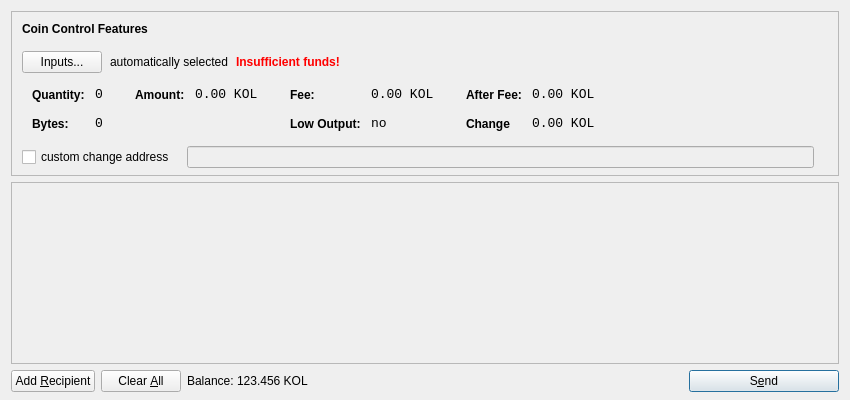
<?xml version="1.0" encoding="UTF-8"?>
<ui version="4.0">
 <class>SendCoinsDialog</class>
 <widget class="QDialog" name="SendCoinsDialog">
  <property name="geometry">
   <rect>
    <x>0</x>
    <y>0</y>
    <width>850</width>
    <height>400</height>
   </rect>
  </property>
  <property name="windowTitle">
   <string>Send Coins</string>
  </property>
  <layout class="QVBoxLayout" name="verticalLayout" stretch="0,1,0">
   <property name="bottomMargin">
    <number>8</number>
   </property>
   <item>
    <widget class="QFrame" name="frameCoinControl">
     <property name="sizePolicy">
      <sizepolicy hsizetype="Expanding" vsizetype="Expanding">
       <horstretch>0</horstretch>
       <verstretch>0</verstretch>
      </sizepolicy>
     </property>
     <property name="maximumSize">
      <size>
       <width>16777215</width>
       <height>16777215</height>
      </size>
     </property>
     <property name="frameShape">
      <enum>QFrame::StyledPanel</enum>
     </property>
     <property name="frameShadow">
      <enum>QFrame::Sunken</enum>
     </property>
     <layout class="QVBoxLayout" name="verticalLayoutCoinControl2">
      <property name="spacing">
       <number>-1</number>
      </property>
      <property name="leftMargin">
       <number>0</number>
      </property>
      <property name="topMargin">
       <number>0</number>
      </property>
      <property name="rightMargin">
       <number>0</number>
      </property>
      <property name="bottomMargin">
       <number>6</number>
      </property>
      <item>
       <layout class="QVBoxLayout" name="verticalLayoutCoinControl" stretch="0,0,0,0,1">
        <property name="spacing">
         <number>0</number>
        </property>
        <property name="leftMargin">
         <number>10</number>
        </property>
        <property name="topMargin">
         <number>10</number>
        </property>
        <item>
         <layout class="QHBoxLayout" name="horizontalLayoutCoinControl1">
          <property name="bottomMargin">
           <number>15</number>
          </property>
          <item>
           <widget class="QLabel" name="labelCoinControlFeatures">
            <property name="sizePolicy">
             <sizepolicy hsizetype="Preferred" vsizetype="Maximum">
              <horstretch>0</horstretch>
              <verstretch>0</verstretch>
             </sizepolicy>
            </property>
            <property name="font">
             <font>
              <weight>75</weight>
              <bold>true</bold>
             </font>
            </property>
            <property name="styleSheet">
             <string notr="true">font-weight:bold;</string>
            </property>
            <property name="text">
             <string>Coin Control Features</string>
            </property>
           </widget>
          </item>
         </layout>
        </item>
        <item>
         <layout class="QHBoxLayout" name="horizontalLayoutCoinControl2" stretch="0,0,0,0">
          <property name="spacing">
           <number>8</number>
          </property>
          <property name="bottomMargin">
           <number>10</number>
          </property>
          <item>
           <widget class="QPushButton" name="pushButtonCoinControl">
            <property name="styleSheet">
             <string notr="true"/>
            </property>
            <property name="text">
             <string>Inputs...</string>
            </property>
           </widget>
          </item>
          <item>
           <widget class="QLabel" name="labelCoinControlAutomaticallySelected">
            <property name="text">
             <string>automatically selected</string>
            </property>
            <property name="margin">
             <number>5</number>
            </property>
           </widget>
          </item>
          <item>
           <widget class="QLabel" name="labelCoinControlInsuffFunds">
            <property name="font">
             <font>
              <weight>75</weight>
              <bold>true</bold>
             </font>
            </property>
            <property name="styleSheet">
             <string notr="true">color:red;font-weight:bold;</string>
            </property>
            <property name="text">
             <string>Insufficient funds!</string>
            </property>
            <property name="margin">
             <number>5</number>
            </property>
           </widget>
          </item>
          <item>
           <spacer name="horizontalSpacerCoinControl">
            <property name="orientation">
             <enum>Qt::Horizontal</enum>
            </property>
            <property name="sizeHint" stdset="0">
             <size>
              <width>40</width>
              <height>1</height>
             </size>
            </property>
           </spacer>
          </item>
         </layout>
        </item>
        <item>
         <widget class="QWidget" name="widgetCoinControl" native="true">
          <property name="sizePolicy">
           <sizepolicy hsizetype="Preferred" vsizetype="Preferred">
            <horstretch>0</horstretch>
            <verstretch>0</verstretch>
           </sizepolicy>
          </property>
          <property name="minimumSize">
           <size>
            <width>0</width>
            <height>0</height>
           </size>
          </property>
          <property name="styleSheet">
           <string notr="true"/>
          </property>
          <layout class="QHBoxLayout" name="horizontalLayoutCoinControl5">
           <property name="margin">
            <number>0</number>
           </property>
           <item>
            <layout class="QHBoxLayout" name="horizontalLayoutCoinControl3" stretch="0,0,0,1">
             <property name="spacing">
              <number>20</number>
             </property>
             <property name="topMargin">
              <number>0</number>
             </property>
             <property name="bottomMargin">
              <number>10</number>
             </property>
             <item>
              <layout class="QFormLayout" name="formLayoutCoinControl1">
               <property name="horizontalSpacing">
                <number>10</number>
               </property>
               <property name="verticalSpacing">
                <number>14</number>
               </property>
               <property name="leftMargin">
                <number>10</number>
               </property>
               <property name="topMargin">
                <number>4</number>
               </property>
               <property name="rightMargin">
                <number>6</number>
               </property>
               <item row="0" column="0">
                <widget class="QLabel" name="labelCoinControlQuantityText">
                 <property name="styleSheet">
                  <string notr="true">font-weight:bold;</string>
                 </property>
                 <property name="text">
                  <string>Quantity:</string>
                 </property>
                 <property name="margin">
                  <number>0</number>
                 </property>
                </widget>
               </item>
               <item row="0" column="1">
                <widget class="QLabel" name="labelCoinControlQuantity">
                 <property name="font">
                  <font>
                   <family>Monospace</family>
                   <pointsize>10</pointsize>
                  </font>
                 </property>
                 <property name="cursor">
                  <cursorShape>IBeamCursor</cursorShape>
                 </property>
                 <property name="contextMenuPolicy">
                  <enum>Qt::ActionsContextMenu</enum>
                 </property>
                 <property name="text">
                  <string>0</string>
                 </property>
                 <property name="margin">
                  <number>0</number>
                 </property>
                 <property name="textInteractionFlags">
                  <set>Qt::LinksAccessibleByMouse|Qt::TextSelectableByKeyboard|Qt::TextSelectableByMouse</set>
                 </property>
                </widget>
               </item>
               <item row="1" column="0">
                <widget class="QLabel" name="labelCoinControlBytesText">
                 <property name="styleSheet">
                  <string notr="true">font-weight:bold;</string>
                 </property>
                 <property name="text">
                  <string>Bytes:</string>
                 </property>
                </widget>
               </item>
               <item row="1" column="1">
                <widget class="QLabel" name="labelCoinControlBytes">
                 <property name="font">
                  <font>
                   <family>Monospace</family>
                   <pointsize>10</pointsize>
                  </font>
                 </property>
                 <property name="cursor">
                  <cursorShape>IBeamCursor</cursorShape>
                 </property>
                 <property name="contextMenuPolicy">
                  <enum>Qt::ActionsContextMenu</enum>
                 </property>
                 <property name="text">
                  <string>0</string>
                 </property>
                 <property name="textInteractionFlags">
                  <set>Qt::LinksAccessibleByMouse|Qt::TextSelectableByKeyboard|Qt::TextSelectableByMouse</set>
                 </property>
                </widget>
               </item>
              </layout>
             </item>
             <item>
              <layout class="QFormLayout" name="formLayoutCoinControl2">
               <property name="horizontalSpacing">
                <number>10</number>
               </property>
               <property name="verticalSpacing">
                <number>14</number>
               </property>
               <property name="leftMargin">
                <number>6</number>
               </property>
               <property name="topMargin">
                <number>4</number>
               </property>
               <property name="rightMargin">
                <number>6</number>
               </property>
               <item row="0" column="0">
                <widget class="QLabel" name="labelCoinControlAmountText">
                 <property name="styleSheet">
                  <string notr="true">font-weight:bold;</string>
                 </property>
                 <property name="text">
                  <string>Amount:</string>
                 </property>
                 <property name="margin">
                  <number>0</number>
                 </property>
                </widget>
               </item>
               <item row="0" column="1">
                <widget class="QLabel" name="labelCoinControlAmount">
                 <property name="font">
                  <font>
                   <family>Monospace</family>
                   <pointsize>10</pointsize>
                  </font>
                 </property>
                 <property name="cursor">
                  <cursorShape>IBeamCursor</cursorShape>
                 </property>
                 <property name="contextMenuPolicy">
                  <enum>Qt::ActionsContextMenu</enum>
                 </property>
                 <property name="text">
                  <string notr="true">0.00 KOL</string>
                 </property>
                 <property name="textInteractionFlags">
                  <set>Qt::LinksAccessibleByMouse|Qt::TextSelectableByKeyboard|Qt::TextSelectableByMouse</set>
                 </property>
                </widget>
               </item>
              </layout>
             </item>
             <item>
              <layout class="QFormLayout" name="formLayoutCoinControl3">
               <property name="horizontalSpacing">
                <number>10</number>
               </property>
               <property name="verticalSpacing">
                <number>14</number>
               </property>
               <property name="leftMargin">
                <number>6</number>
               </property>
               <property name="topMargin">
                <number>4</number>
               </property>
               <property name="rightMargin">
                <number>6</number>
               </property>
               <item row="0" column="0">
                <widget class="QLabel" name="labelCoinControlFeeText">
                 <property name="styleSheet">
                  <string notr="true">font-weight:bold;</string>
                 </property>
                 <property name="text">
                  <string>Fee:</string>
                 </property>
                 <property name="margin">
                  <number>0</number>
                 </property>
                </widget>
               </item>
               <item row="0" column="1">
                <widget class="QLabel" name="labelCoinControlFee">
                 <property name="font">
                  <font>
                   <family>Monospace</family>
                   <pointsize>10</pointsize>
                  </font>
                 </property>
                 <property name="cursor">
                  <cursorShape>IBeamCursor</cursorShape>
                 </property>
                 <property name="contextMenuPolicy">
                  <enum>Qt::ActionsContextMenu</enum>
                 </property>
                 <property name="text">
                  <string notr="true">0.00 KOL</string>
                 </property>
                 <property name="textInteractionFlags">
                  <set>Qt::LinksAccessibleByMouse|Qt::TextSelectableByKeyboard|Qt::TextSelectableByMouse</set>
                 </property>
                </widget>
               </item>
               <item row="1" column="0">
                <widget class="QLabel" name="labelCoinControlLowOutputText">
                 <property name="styleSheet">
                  <string notr="true">font-weight:bold;</string>
                 </property>
                 <property name="text">
                  <string>Low Output:</string>
                 </property>
                </widget>
               </item>
               <item row="1" column="1">
                <widget class="QLabel" name="labelCoinControlLowOutput">
                 <property name="font">
                  <font>
                   <family>Monospace</family>
                   <pointsize>10</pointsize>
                  </font>
                 </property>
                 <property name="cursor">
                  <cursorShape>IBeamCursor</cursorShape>
                 </property>
                 <property name="contextMenuPolicy">
                  <enum>Qt::ActionsContextMenu</enum>
                 </property>
                 <property name="text">
                  <string>no</string>
                 </property>
                 <property name="textInteractionFlags">
                  <set>Qt::LinksAccessibleByMouse|Qt::TextSelectableByKeyboard|Qt::TextSelectableByMouse</set>
                 </property>
                </widget>
               </item>
              </layout>
             </item>
             <item>
              <layout class="QFormLayout" name="formLayoutCoinControl4">
               <property name="horizontalSpacing">
                <number>10</number>
               </property>
               <property name="verticalSpacing">
                <number>14</number>
               </property>
               <property name="leftMargin">
                <number>6</number>
               </property>
               <property name="topMargin">
                <number>4</number>
               </property>
               <property name="rightMargin">
                <number>6</number>
               </property>
               <item row="0" column="0">
                <widget class="QLabel" name="labelCoinControlAfterFeeText">
                 <property name="styleSheet">
                  <string notr="true">font-weight:bold;</string>
                 </property>
                 <property name="text">
                  <string>After Fee:</string>
                 </property>
                 <property name="margin">
                  <number>0</number>
                 </property>
                </widget>
               </item>
               <item row="0" column="1">
                <widget class="QLabel" name="labelCoinControlAfterFee">
                 <property name="font">
                  <font>
                   <family>Monospace</family>
                   <pointsize>10</pointsize>
                  </font>
                 </property>
                 <property name="cursor">
                  <cursorShape>IBeamCursor</cursorShape>
                 </property>
                 <property name="contextMenuPolicy">
                  <enum>Qt::ActionsContextMenu</enum>
                 </property>
                 <property name="text">
                  <string notr="true">0.00 KOL</string>
                 </property>
                 <property name="textInteractionFlags">
                  <set>Qt::LinksAccessibleByMouse|Qt::TextSelectableByKeyboard|Qt::TextSelectableByMouse</set>
                 </property>
                </widget>
               </item>
               <item row="1" column="0">
                <widget class="QLabel" name="labelCoinControlChangeText">
                 <property name="styleSheet">
                  <string notr="true">font-weight:bold;</string>
                 </property>
                 <property name="text">
                  <string>Change</string>
                 </property>
                </widget>
               </item>
               <item row="1" column="1">
                <widget class="QLabel" name="labelCoinControlChange">
                 <property name="font">
                  <font>
                   <family>Monospace</family>
                   <pointsize>10</pointsize>
                  </font>
                 </property>
                 <property name="cursor">
                  <cursorShape>IBeamCursor</cursorShape>
                 </property>
                 <property name="contextMenuPolicy">
                  <enum>Qt::ActionsContextMenu</enum>
                 </property>
                 <property name="text">
                  <string notr="true">0.00 KOL</string>
                 </property>
                 <property name="textInteractionFlags">
                  <set>Qt::LinksAccessibleByMouse|Qt::TextSelectableByKeyboard|Qt::TextSelectableByMouse</set>
                 </property>
                </widget>
               </item>
              </layout>
             </item>
            </layout>
           </item>
          </layout>
         </widget>
        </item>
        <item>
         <layout class="QHBoxLayout" name="horizontalLayoutCoinControl4" stretch="0,0,0">
          <property name="spacing">
           <number>12</number>
          </property>
          <property name="sizeConstraint">
           <enum>QLayout::SetDefaultConstraint</enum>
          </property>
          <property name="topMargin">
           <number>5</number>
          </property>
          <property name="rightMargin">
           <number>5</number>
          </property>
          <item>
           <widget class="QCheckBox" name="checkBoxCoinControlChange">
            <property name="text">
             <string>custom change address</string>
            </property>
           </widget>
          </item>
          <item>
           <widget class="QLineEdit" name="lineEditCoinControlChange">
            <property name="enabled">
             <bool>false</bool>
            </property>
            <property name="sizePolicy">
             <sizepolicy hsizetype="Expanding" vsizetype="Fixed">
              <horstretch>0</horstretch>
              <verstretch>0</verstretch>
             </sizepolicy>
            </property>
           </widget>
          </item>
          <item>
           <widget class="QLabel" name="labelCoinControlChangeLabel">
            <property name="sizePolicy">
             <sizepolicy hsizetype="Preferred" vsizetype="Expanding">
              <horstretch>0</horstretch>
              <verstretch>0</verstretch>
             </sizepolicy>
            </property>
            <property name="minimumSize">
             <size>
              <width>0</width>
              <height>0</height>
             </size>
            </property>
            <property name="text">
             <string/>
            </property>
            <property name="margin">
             <number>3</number>
            </property>
           </widget>
          </item>
         </layout>
        </item>
        <item>
         <spacer name="verticalSpacerCoinControl">
          <property name="orientation">
           <enum>Qt::Vertical</enum>
          </property>
          <property name="sizeHint" stdset="0">
           <size>
            <width>800</width>
            <height>1</height>
           </size>
          </property>
         </spacer>
        </item>
       </layout>
      </item>
     </layout>
    </widget>
   </item>
   <item>
    <widget class="QScrollArea" name="scrollArea">
     <property name="widgetResizable">
      <bool>true</bool>
     </property>
     <widget class="QWidget" name="scrollAreaWidgetContents">
      <property name="geometry">
       <rect>
        <x>0</x>
        <y>0</y>
        <width>830</width>
        <height>165</height>
       </rect>
      </property>
      <layout class="QVBoxLayout" name="verticalLayout_2">
       <property name="margin">
        <number>0</number>
       </property>
       <item>
        <layout class="QVBoxLayout" name="entries">
         <property name="spacing">
          <number>6</number>
         </property>
        </layout>
       </item>
       <item>
        <spacer name="verticalSpacer">
         <property name="orientation">
          <enum>Qt::Vertical</enum>
         </property>
         <property name="sizeHint" stdset="0">
          <size>
           <width>20</width>
           <height>40</height>
          </size>
         </property>
        </spacer>
       </item>
      </layout>
     </widget>
    </widget>
   </item>
   <item>
    <layout class="QHBoxLayout" name="horizontalLayout">
     <item>
      <widget class="QPushButton" name="addButton">
       <property name="toolTip">
        <string>Send to multiple recipients at once</string>
       </property>
       <property name="text">
        <string>Add &amp;Recipient</string>
       </property>
       <property name="autoDefault">
        <bool>false</bool>
       </property>
      </widget>
     </item>
     <item>
      <widget class="QPushButton" name="clearButton">
       <property name="sizePolicy">
        <sizepolicy hsizetype="Minimum" vsizetype="Fixed">
         <horstretch>0</horstretch>
         <verstretch>0</verstretch>
        </sizepolicy>
       </property>
       <property name="toolTip">
        <string>Remove all transaction fields</string>
       </property>
       <property name="text">
        <string>Clear &amp;All</string>
       </property>
       <property name="autoRepeatDelay">
        <number>300</number>
       </property>
       <property name="autoDefault">
        <bool>false</bool>
       </property>
      </widget>
     </item>
     <item>
      <layout class="QHBoxLayout" name="horizontalLayout_2">
       <property name="spacing">
        <number>3</number>
       </property>
       <item>
        <widget class="QLabel" name="label">
         <property name="sizePolicy">
          <sizepolicy hsizetype="Preferred" vsizetype="Fixed">
           <horstretch>0</horstretch>
           <verstretch>0</verstretch>
          </sizepolicy>
         </property>
         <property name="text">
          <string>Balance:</string>
         </property>
        </widget>
       </item>
       <item>
        <widget class="QLabel" name="labelBalance">
         <property name="sizePolicy">
          <sizepolicy hsizetype="Preferred" vsizetype="Fixed">
           <horstretch>0</horstretch>
           <verstretch>0</verstretch>
          </sizepolicy>
         </property>
         <property name="cursor">
          <cursorShape>IBeamCursor</cursorShape>
         </property>
         <property name="text">
          <string notr="true">123.456 KOL</string>
         </property>
         <property name="textInteractionFlags">
          <set>Qt::LinksAccessibleByMouse|Qt::TextSelectableByKeyboard|Qt::TextSelectableByMouse</set>
         </property>
        </widget>
       </item>
      </layout>
     </item>
     <item>
      <spacer name="horizontalSpacer">
       <property name="orientation">
        <enum>Qt::Horizontal</enum>
       </property>
       <property name="sizeHint" stdset="0">
        <size>
         <width>40</width>
         <height>20</height>
        </size>
       </property>
      </spacer>
     </item>
     <item>
      <widget class="QPushButton" name="sendButton">
       <property name="minimumSize">
        <size>
         <width>150</width>
         <height>0</height>
        </size>
       </property>
       <property name="toolTip">
        <string>Confirm the send action</string>
       </property>
       <property name="text">
        <string>S&amp;end</string>
       </property>
       <property name="icon">
        <iconset resource="../bitcoin.qrc">
         <normaloff>:/icons/send</normaloff>:/icons/send</iconset>
       </property>
       <property name="default">
        <bool>true</bool>
       </property>
      </widget>
     </item>
    </layout>
   </item>
  </layout>
 </widget>
 <resources>
  <include location="../bitcoin.qrc"/>
 </resources>
 <connections/>
</ui>
